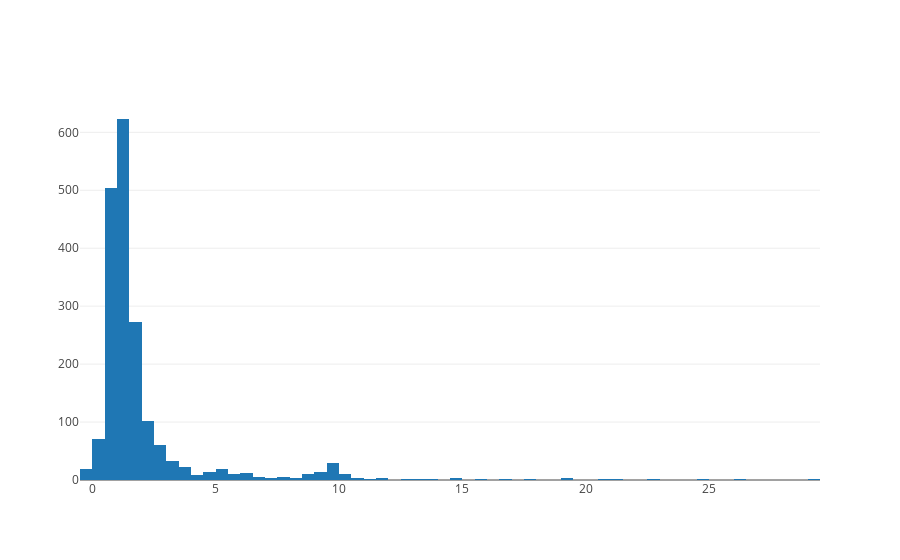

Notebook source saved alongside this figure:
### Code cell
#x = np.random.randn(500)
data = [go.Histogram(x=latency_list)]

iplot(data)

### Figure 1 — Plotly figure (JSON) as saved in the notebook; plotly's stock layout.template omitted (floating-point values rounded to 4 significant figures; data arrays with more than 128 entries replaced by an {"elided": "..."} marker saying what was removed)
{"data": [{"type": "histogram", "uid": "894518a1-f8f8-4318-a28d-8bca61df2d11", "x": {"elided": "1883 float values"}}], "layout": {}}
